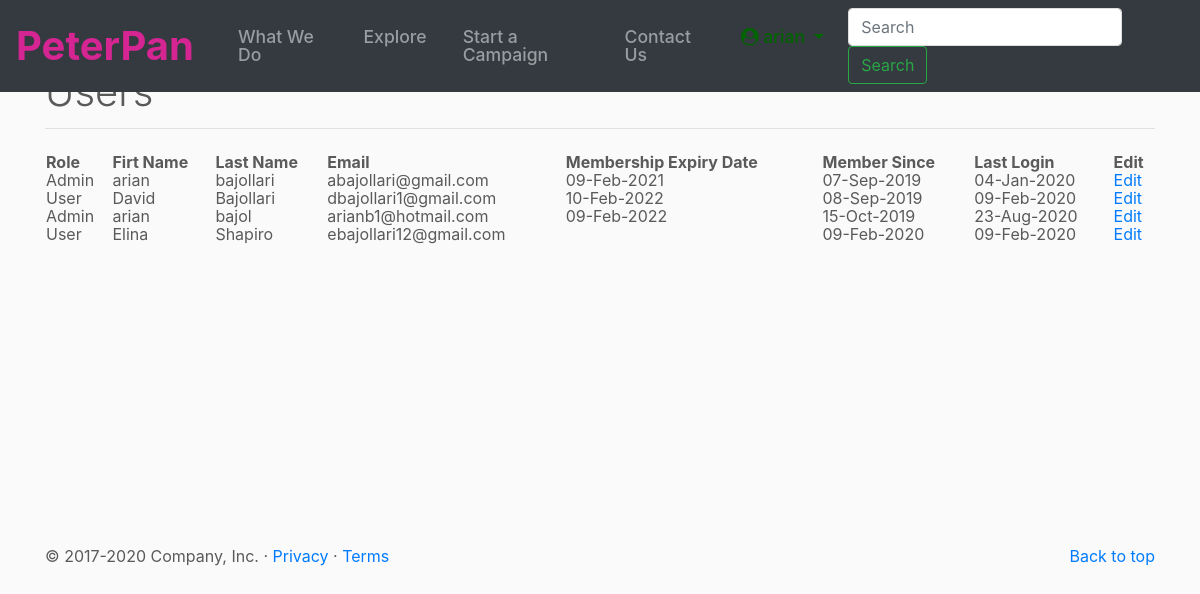
/users (signed in), run on an earlier commit of the app's database.
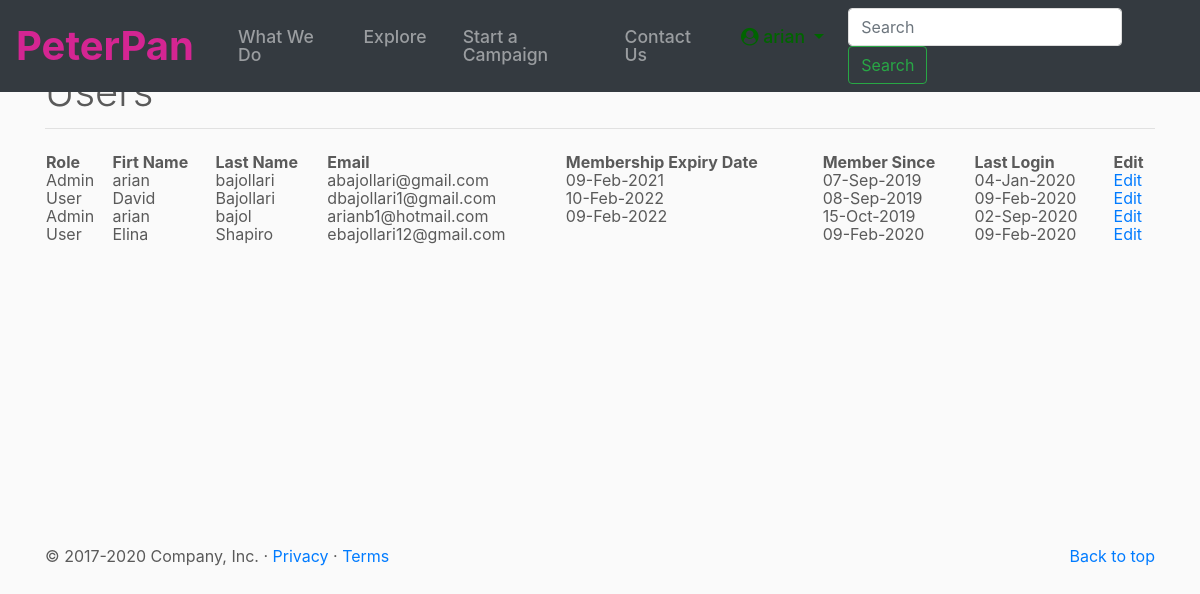
And on a later commit of the database.
### peterpan/auth/models.py (models this page shows, shortened)
class User(UserMixin, db.Model):
    __tablename__ = 'flagusers'
    id = db.Column(db.Integer,
                   primary_key=True)
    firstName = db.Column(db.String,
                     nullable=False,
                     unique=False)
    lastName = db.Column(db.String,
                     nullable=False,
                     unique=False)
    email = db.Column(db.String(40),
                      unique=True,
                      nullable=False)
    password = db.Column(db.String(200),
                         primary_key=False,
                         unique=False,
                         nullable=False)
    phone = db.Column(db.String(15),
                        index=False,
                        unique=False,
                        nullable=True)
    website = db.Column(db.String(150),
                        index=False,
                        unique=False,
                        nullable=True)
    userRole = db.Column(db.String(1),
                        index=False,
                        unique=False,
                        nullable=False)
    created_On = db.Column(db.DateTime,
                           index=False,
                           unique=False,
                           nullable=False,
                           default=datetime.datetime.now)
    last_login = db.Column(db.DateTime,
                           index=False,
                           unique=False,
                           nullable=True)
    memberStartDate = db.Column(db.DateTime,
                           index=False,
                           unique=False,
                           nullable=True)
    memberExpireDate = db.Column(db.DateTime,
                           index=False,
                           unique=False,
                           nullable=True)
    membershipStatus = db.Column(db.String(1),
                           index=False,
                           unique=False,
                           nullable=True)
    updatedBy = db.Column(db.String(40),
                      unique=False,
                      nullable=False)
    updatedMembership = db.Column(db.String(40),
                      unique=False,
                      nullable=False)

### peterpan/auth/routes.py (the view)
@bpAuth.route('/users')
def users():
    if not current_user.is_authenticated:
        return redirect(url_for('home'))
    if current_user.userRole != "A":
        abort(401) # unauthorized
    allUsers = User.query.all()
    return render_template('auth/users.html', userList = allUsers)

### peterpan/auth/routes.py (called while the page is built)
@login_manager.user_loader
def load_user(user_id):
    if user_id is not None:
        return User.query.get(user_id)
    return None

### peterpan/templates/auth/users.html (shortened to what this page needs)
{% extends "layout.html" %}
{% block content %}
<link rel="stylesheet" href="{{ url_for('static', filename='css/datatables.min.css') }}">
{{ page_title('Users') }}
<table class="display" id="tblUsers" style="width:100%">
    <thead>
        <tr>
            <th>Role</th>
            <th>Firt Name</th>
            <th>Last Name</th>
            <th>Email</th>
            <th>Membership Expiry Date</th>
            <th>Member Since</th>
            <th>Last Login</th>
            <th>Edit</th>
        </tr>
    </thead>
    <tbody>
        {% for user in userList %}
        <tr>
            <td>{% if user.userRole == 'A' %} Admin  {% else %} User {% endif %}</td>
            <td>{{ user.firstName }}</td>
            <td>{{ user.lastName }}</td>
            <td>{{ user.email }}</td>
            <td>
                {% if user.memberExpireDate != None %}
                    {{ user.memberExpireDate.strftime('%d-%b-%Y') }}
                {% endif %}
            </td>
            <td>{{ user.created_On.strftime('%d-%b-%Y') }}</td>
            <td>{{ user.last_login.strftime('%d-%b-%Y') }}</td>
            <td>
                <a href="{{ url_for('auth.profile', user_id = user.id) }}" role="button">
                    Edit
                </a>
            </td>
        </tr>
        {% endfor %}
    </tbody>
</table>
{% endblock %}

### peterpan/templates/layout.html (shortened to what this page needs)
{% from 'macros.html' import nav_link, page_title with context %}
<!DOCTYPE html>
<html lang="en">
<head>
  <link rel="stylesheet" href="{{ url_for('static', filename='css/jquery-ui.min.css') }}">
  <link rel="stylesheet" href="{{ url_for('static', filename='css/bootstrap.min.css') }}">
  <link rel="stylesheet" href="{{ url_for('static', filename='css/font-awesome.min.css') }}">
  <link rel="stylesheet" href="{{ url_for('static', filename='css/app.css') }}">
  <link rel="stylesheet" href="{{ url_for('static', filename='css/carousel.css') }}">
</head>
<body>
  <header>
    <nav class="navbar navbar-expand-md navbar-dark fixed-top bg-dark">
      <a class="navbar-brand" style="color:#f121a1d8; font-weight:bold; font-size:2.5em;"  href="/">PeterPan</a>
      <div class="collapse navbar-collapse" id="navbarCollapse">
        <ul class="navbar-nav ml-auto">
          {{ nav_link('public.about', 'What We Do') }}
          {{ nav_link('campaigns.campaigns', 'Explore') }}
          {{ nav_link('campaigns.campaign', 'Start a Campaign') }}
          {{ nav_link('public.contact', 'Contact Us') }}
          {% if current_user.is_authenticated %}
          <li class="nav-item dropdown">
            <a class="nav-link dropdown-toggle" href="#" id="navbardrop" data-toggle="dropdown" style="color:darkgreen;">
              <i class="fa fa-user-circle"></i>&nbsp;{{ current_user.firstName }}
            </a>
          </li>
          {% endif %}
        </ul>
        <form class="form-inline mt-2 mt-md-0" style="margin-left: 1em;">
          <input class="form-control mr-sm-2" type="text" placeholder="Search" aria-label="Search">
          <button class="btn btn-outline-success my-2 my-sm-0" type="submit">Search</button>
        </form>
      </div>
    </nav>
  </header>
  <div class="container" style="min-height: 500px;padding-top:20px;">
    {% block content %}
    {% endblock %}
  </div>
  <footer class="container">
    <p class="float-right"><a href="#">Back to top</a></p>
    <p>&copy; 2017-2020 Company, Inc. &middot; <a href="#">Privacy</a> &middot; <a href="#">Terms</a></p>
  </footer>
</body>
</html>

### peterpan/templates/macros.html (shortened to what this page needs)
{% macro nav_link(endpoint, name) %}
{% if request.endpoint != None and request.endpoint.endswith(endpoint)%}
<li class="nav-item active">
  <a class="nav-link" href="{{ url_for(endpoint) }}">{{ name }}
    <span class="sr-only">(current)</span>
  </a>
</li>
{% else %}
<li class="nav-item">
  <a class="nav-link" href="{{ url_for(endpoint) }}">{{ name }}</a>
</li>
{% endif %} {% endmacro %}
{% macro page_title(title, buttonUrl='', buttonValue='') %}
<div class="row">
  <div class="col-sm-6">
      <h1 class="font-weight-light text-center text-lg-left">{{ title }}</h1>
  </div>
</div>
<hr class="mt-1 mb-4">
{% endmacro %}

### peterpan/static/css/app.css (style rules this page uses)
body { margin:0px; line-height: 1 !important; padding-top: 120px; background-color: #FAFAFA; }
.nav-item { font-size: 1.1rem; font-weight: 500; padding-left: 20px; }
.form-control { box-shadow: none; border-color: #ddd; }

### peterpan/static/css/carousel.css (style rules this page uses)
body { padding-top: 3rem; padding-bottom: 3rem; color: #5a5a5a; }

What changed in the data, as far as the page shows it:
changed User "bajol": last_login "23-Aug-2020" → "02-Sep-2020"
